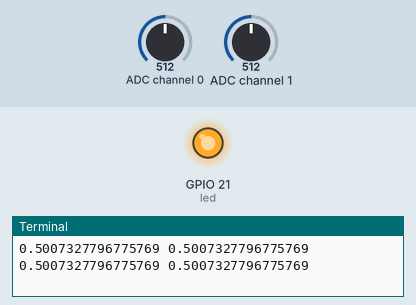
A program run on a simulated Raspberry Pi (BCM pin numbers). On the bench: output pins drawn as LEDs (lit = HIGH), the last lines printed to the terminal. Dashed ring = blinking. Inputs (shaded band) come from the test bench; at power-on: ADC channel 0 = 512, ADC channel 1 = 512 (analog values on the 0–1023 scale).

Above: at 1.2 s.
1.3 s: ADC channel 0 set to 0
At 1.9 s:
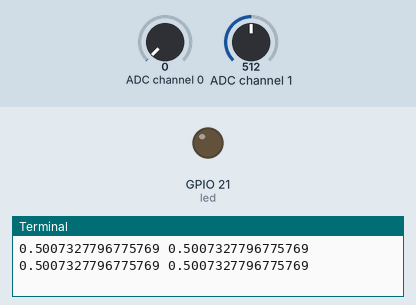
4.3 s: ADC channel 1 set to 1023
7.3 s: ADC channel 1 set to 306
10.3 s: ADC channel 0 set to 511
At 10.56 s:
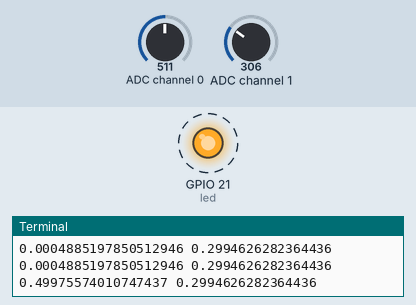
Timing chart, 0 to 14.3 s (numbered marks = the images above; inputs shaded):
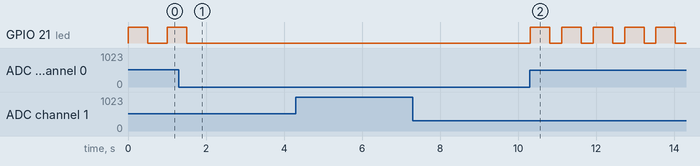

Measured:
- after the input at 1.3 s, GPIO 21 (led): goes on until 1.5 s, then stays LOW
- after the input at 10.3 s, GPIO 21 (led): alternates HIGH for 0.50 s and LOW for 0.30 s, starting at once

The program:

two_pots.py
```python
from gpiozero import MCP3008, PWMLED

pot1 = MCP3008(0)
pot2 = MCP3008(1)
led = PWMLED(21)
while True:
    print(pot1.value, pot2.value)
    led.blink(on_time=pot1.value, off_time=pot2.value,
              n=1, background=False)
```
